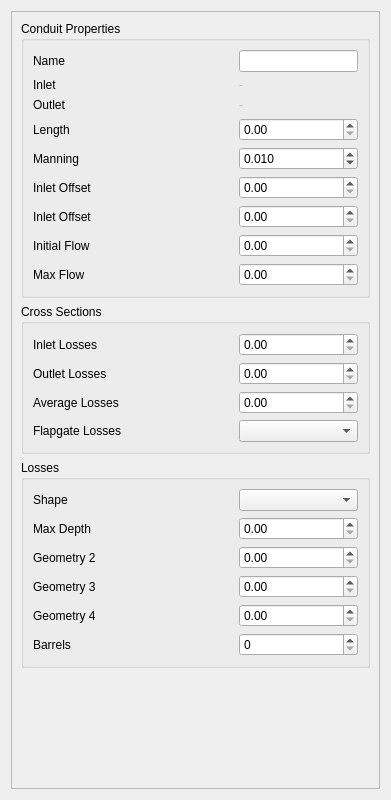
<?xml version="1.0" encoding="UTF-8"?>
<ui version="4.0">
 <class>Dialog</class>
 <widget class="QDialog" name="Dialog">
  <property name="geometry">
   <rect>
    <x>0</x>
    <y>0</y>
    <width>391</width>
    <height>800</height>
   </rect>
  </property>
  <property name="windowTitle">
   <string>Dialog</string>
  </property>
  <layout class="QGridLayout" name="gridLayout">
   <item row="0" column="0">
    <widget class="QScrollArea" name="scrollArea">
     <property name="widgetResizable">
      <bool>true</bool>
     </property>
     <widget class="QWidget" name="scrollAreaWidgetContents">
      <property name="geometry">
       <rect>
        <x>0</x>
        <y>0</y>
        <width>371</width>
        <height>780</height>
       </rect>
      </property>
      <layout class="QGridLayout" name="gridLayout_2">
       <item row="2" column="0">
        <widget class="QGroupBox" name="groupBox_3">
         <property name="title">
          <string>Losses</string>
         </property>
         <layout class="QGridLayout" name="gridLayout_8">
          <item row="0" column="0">
           <layout class="QGridLayout" name="gridLayout_7">
            <item row="3" column="0">
             <widget class="QLabel" name="label_13">
              <property name="text">
               <string>Geometry 3</string>
              </property>
             </widget>
            </item>
            <item row="5" column="0">
             <widget class="QLabel" name="label_15">
              <property name="text">
               <string>Barrels</string>
              </property>
             </widget>
            </item>
            <item row="0" column="0">
             <widget class="QLabel" name="label_10">
              <property name="minimumSize">
               <size>
                <width>200</width>
                <height>0</height>
               </size>
              </property>
              <property name="maximumSize">
               <size>
                <width>200</width>
                <height>16777215</height>
               </size>
              </property>
              <property name="text">
               <string>Shape</string>
              </property>
             </widget>
            </item>
            <item row="4" column="0">
             <widget class="QLabel" name="label_14">
              <property name="text">
               <string>Geometry 4</string>
              </property>
             </widget>
            </item>
            <item row="2" column="0">
             <widget class="QLabel" name="label_12">
              <property name="text">
               <string>Geometry 2</string>
              </property>
             </widget>
            </item>
            <item row="1" column="0">
             <widget class="QLabel" name="label_11">
              <property name="text">
               <string>Max Depth</string>
              </property>
             </widget>
            </item>
            <item row="0" column="1">
             <widget class="QComboBox" name="xsections_shape"/>
            </item>
            <item row="1" column="1">
             <widget class="QDoubleSpinBox" name="xsections_max_depth">
              <property name="maximum">
               <double>100000.000000000000000</double>
              </property>
             </widget>
            </item>
            <item row="2" column="1">
             <widget class="QDoubleSpinBox" name="xsections_geom2">
              <property name="maximum">
               <double>100000.000000000000000</double>
              </property>
             </widget>
            </item>
            <item row="3" column="1">
             <widget class="QDoubleSpinBox" name="xsections_geom3">
              <property name="maximum">
               <double>100000.000000000000000</double>
              </property>
             </widget>
            </item>
            <item row="4" column="1">
             <widget class="QDoubleSpinBox" name="xsections_geom4">
              <property name="maximum">
               <double>100000.000000000000000</double>
              </property>
             </widget>
            </item>
            <item row="5" column="1">
             <widget class="QSpinBox" name="xsections_barrel"/>
            </item>
           </layout>
          </item>
         </layout>
        </widget>
       </item>
       <item row="1" column="0">
        <widget class="QGroupBox" name="groupBox_2">
         <property name="title">
          <string>Cross Sections</string>
         </property>
         <layout class="QGridLayout" name="gridLayout_6">
          <item row="0" column="0">
           <layout class="QGridLayout" name="gridLayout_5">
            <item row="3" column="0">
             <widget class="QLabel" name="label_20">
              <property name="text">
               <string>Flapgate Losses</string>
              </property>
             </widget>
            </item>
            <item row="1" column="0">
             <widget class="QLabel" name="label_18">
              <property name="text">
               <string>Outlet Losses</string>
              </property>
             </widget>
            </item>
            <item row="0" column="0">
             <widget class="QLabel" name="label_17">
              <property name="minimumSize">
               <size>
                <width>200</width>
                <height>0</height>
               </size>
              </property>
              <property name="maximumSize">
               <size>
                <width>200</width>
                <height>16777215</height>
               </size>
              </property>
              <property name="text">
               <string>Inlet Losses</string>
              </property>
             </widget>
            </item>
            <item row="2" column="0">
             <widget class="QLabel" name="label_19">
              <property name="text">
               <string>Average Losses</string>
              </property>
             </widget>
            </item>
            <item row="0" column="1">
             <widget class="QDoubleSpinBox" name="losses_inlet">
              <property name="maximum">
               <double>1.000000000000000</double>
              </property>
              <property name="singleStep">
               <double>0.100000000000000</double>
              </property>
             </widget>
            </item>
            <item row="1" column="1">
             <widget class="QDoubleSpinBox" name="losses_outlet">
              <property name="maximum">
               <double>1.000000000000000</double>
              </property>
              <property name="singleStep">
               <double>0.100000000000000</double>
              </property>
             </widget>
            </item>
            <item row="2" column="1">
             <widget class="QDoubleSpinBox" name="losses_average">
              <property name="maximum">
               <double>1.000000000000000</double>
              </property>
              <property name="singleStep">
               <double>0.100000000000000</double>
              </property>
             </widget>
            </item>
            <item row="3" column="1">
             <widget class="QComboBox" name="losses_flapgate"/>
            </item>
           </layout>
          </item>
         </layout>
        </widget>
       </item>
       <item row="0" column="0">
        <widget class="QGroupBox" name="groupBox">
         <property name="title">
          <string>Conduit Properties</string>
         </property>
         <layout class="QGridLayout" name="gridLayout_4">
          <item row="0" column="0">
           <layout class="QGridLayout" name="gridLayout_3">
            <item row="4" column="0">
             <widget class="QLabel" name="label_5">
              <property name="text">
               <string>Manning</string>
              </property>
             </widget>
            </item>
            <item row="0" column="0">
             <widget class="QLabel" name="label">
              <property name="minimumSize">
               <size>
                <width>200</width>
                <height>0</height>
               </size>
              </property>
              <property name="maximumSize">
               <size>
                <width>200</width>
                <height>16777215</height>
               </size>
              </property>
              <property name="text">
               <string>Name</string>
              </property>
             </widget>
            </item>
            <item row="3" column="0">
             <widget class="QLabel" name="label_4">
              <property name="text">
               <string>Length</string>
              </property>
             </widget>
            </item>
            <item row="8" column="0">
             <widget class="QLabel" name="label_9">
              <property name="text">
               <string>Max Flow</string>
              </property>
             </widget>
            </item>
            <item row="5" column="0">
             <widget class="QLabel" name="label_6">
              <property name="text">
               <string>Inlet Offset</string>
              </property>
             </widget>
            </item>
            <item row="6" column="0">
             <widget class="QLabel" name="label_7">
              <property name="text">
               <string>Inlet Offset</string>
              </property>
             </widget>
            </item>
            <item row="1" column="0">
             <widget class="QLabel" name="label_2">
              <property name="text">
               <string>Inlet</string>
              </property>
             </widget>
            </item>
            <item row="7" column="0">
             <widget class="QLabel" name="label_8">
              <property name="text">
               <string>Initial Flow</string>
              </property>
             </widget>
            </item>
            <item row="2" column="0">
             <widget class="QLabel" name="label_3">
              <property name="text">
               <string>Outlet</string>
              </property>
             </widget>
            </item>
            <item row="4" column="1">
             <widget class="QDoubleSpinBox" name="conduit_manning">
              <property name="decimals">
               <number>3</number>
              </property>
              <property name="maximum">
               <double>1.000000000000000</double>
              </property>
              <property name="singleStep">
               <double>0.010000000000000</double>
              </property>
              <property name="value">
               <double>0.010000000000000</double>
              </property>
             </widget>
            </item>
            <item row="5" column="1">
             <widget class="QDoubleSpinBox" name="conduit_inlet_offset">
              <property name="maximum">
               <double>100000.000000000000000</double>
              </property>
             </widget>
            </item>
            <item row="6" column="1">
             <widget class="QDoubleSpinBox" name="conduit_outlet_offset">
              <property name="maximum">
               <double>100000.000000000000000</double>
              </property>
             </widget>
            </item>
            <item row="7" column="1">
             <widget class="QDoubleSpinBox" name="conduit_init_flow">
              <property name="maximum">
               <double>100000.000000000000000</double>
              </property>
             </widget>
            </item>
            <item row="8" column="1">
             <widget class="QDoubleSpinBox" name="conduit_max_flow">
              <property name="maximum">
               <double>100000.000000000000000</double>
              </property>
             </widget>
            </item>
            <item row="3" column="1">
             <widget class="QDoubleSpinBox" name="conduit_length">
              <property name="maximum">
               <double>100000.000000000000000</double>
              </property>
             </widget>
            </item>
            <item row="0" column="1">
             <widget class="QLineEdit" name="conduit_name"/>
            </item>
            <item row="1" column="1">
             <widget class="QLabel" name="conduit_inlet">
              <property name="enabled">
               <bool>false</bool>
              </property>
              <property name="text">
               <string>-</string>
              </property>
             </widget>
            </item>
            <item row="2" column="1">
             <widget class="QLabel" name="conduit_outlet">
              <property name="enabled">
               <bool>false</bool>
              </property>
              <property name="text">
               <string>-</string>
              </property>
             </widget>
            </item>
           </layout>
          </item>
         </layout>
        </widget>
       </item>
       <item row="3" column="0">
        <spacer name="verticalSpacer">
         <property name="orientation">
          <enum>Qt::Vertical</enum>
         </property>
         <property name="sizeHint" stdset="0">
          <size>
           <width>20</width>
           <height>40</height>
          </size>
         </property>
        </spacer>
       </item>
      </layout>
     </widget>
    </widget>
   </item>
  </layout>
 </widget>
 <resources/>
 <connections/>
</ui>
